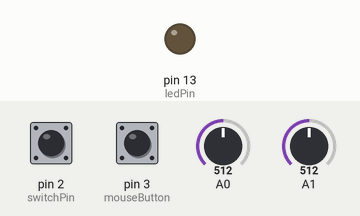
Bench run of a sketch on a simulated Arduino Leonardo, built with avr-gcc and run on an emulated ATmega32U4. Shown: output pins drawn as LEDs (lit = HIGH). The inputs (shaded band) are chosen by the test bench; at power-on: pin 2 (switchPin) HIGH, pin 3 (mouseButton) LOW, A0 = 512, A1 = 512. USB keyboard and mouse output is not drawn.

Above: at 1.2 s.
1.3 s: pin 2 (switchPin) pulled LOW for 0.15 s
At 1.9 s:
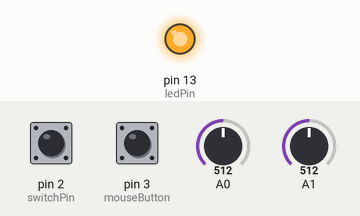
2.9 s: pin 2 (switchPin) pulled LOW for 1 s
At 4.3 s:
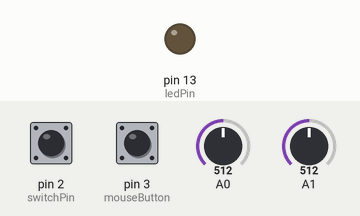
5.4 s: pin 2 (switchPin) pulled LOW for 3.2 s
At 6.4 s:
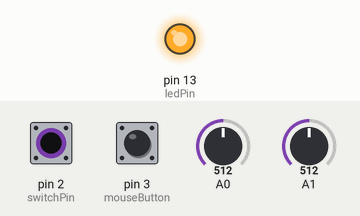
Timing chart, 0 to 8.4 s (numbered marks = the images above; inputs shaded):
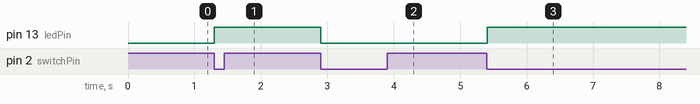

Measured:
- after the input at 1.3 s, pin 13 (ledPin): LOW → HIGH at once
- after the input at 2.9 s, pin 13 (ledPin): HIGH → LOW at once
- after the input at 5.4 s, pin 13 (ledPin): LOW → HIGH at once

The sketch:

mouse2.ino
```cpp
/*
  JoystickMouseControl

 Controls the mouse from a joystick on an Arduino Leonardo, Micro or Due.
 Uses a pushbutton to turn on and off mouse control, and
 a second pushbutton to click the left mouse button

 Hardware:
 * 2-axis joystick connected to pins A0 and A1
 * pushbuttons connected to pin D2 and D3

 The mouse movement is always relative. This sketch reads
 two analog inputs that range from 0 to 1023 (or less on either end)
 and translates them into ranges of -6 to 6.
 The sketch assumes that the joystick resting values are around the
 middle of the range, but that they vary within a threshold.

 WARNING:  When you use the Mouse.move() command, the Arduino takes
 over your mouse!  Make sure you have control before you use the command.
 This sketch includes a pushbutton to toggle the mouse control state, so
 you can turn on and off mouse control.

 created 15 Sept 2011
 updated 28 Mar 2012
 by Tom Igoe

 this code is in the public domain

 */

#include "Mouse.h"

// set pin numbers for switch, joystick axes, and LED:
const int switchPin = 2;      // switch to turn on and off mouse control
const int mouseButton = 3;    // input pin for the mouse pushButton
const int xAxis = A0;         // joystick X axis
const int yAxis = A1;         // joystick Y axis
const int ledPin = 13;         // Mouse control LED

// parameters for reading the joystick:
int range = 12;               // output range of X or Y movement
int responseDelay = 5;        // response delay of the mouse, in ms
int threshold = range / 4;    // resting threshold
int center = range / 2;       // resting position value

boolean mouseIsActive = false;    // whether or not to control the mouse
int lastSwitchState = HIGH;        // previous switch state

void setup() {
  pinMode(switchPin, INPUT_PULLUP);       // the switch pin
  pinMode(ledPin, OUTPUT);         // the LED pin
  // take control of the mouse:
  Mouse.begin();
}

void loop() {
  // read the switch:
  int switchState = digitalRead(switchPin);
  // if it's changed and it's high, toggle the mouse state:
  if (switchState != lastSwitchState) {
    if (switchState == LOW) {
      mouseIsActive = !mouseIsActive;
      // turn on LED to indicate mouse state:
      digitalWrite(ledPin, mouseIsActive);
    }
  }
  // save switch state for next comparison:
  lastSwitchState = switchState;

  // read and scale the two axes:
  int xReading = readAxis(A0);
  int yReading = readAxis(A1);

  // if the mouse control state is active, move the mouse:
  if (mouseIsActive) {
    Mouse.move(xReading, yReading, 0);
  }

  // read the mouse button and click or not click:
  // if the mouse button is pressed:
  if (digitalRead(mouseButton) == HIGH) {
    // if the mouse is not pressed, press it:
    if (!Mouse.isPressed(MOUSE_LEFT)) {
      Mouse.press(MOUSE_LEFT);
    }
  }
  // else the mouse button is not pressed:
  else {
    // if the mouse is pressed, release it:
    if (Mouse.isPressed(MOUSE_LEFT)) {
      Mouse.release(MOUSE_LEFT);
    }
  }

  delay(responseDelay);
}

/*
  reads an axis (0 or 1 for x or y) and scales the
 analog input range to a range from 0 to <range>
 */

int readAxis(int thisAxis) {
  // read the analog input:
  int reading = analogRead(thisAxis);

  // map the reading from the analog input range to the output range:
  reading = map(reading, 0, 1023, 0, range);

  // if the output reading is outside from the
  // rest position threshold,  use it:
  int distance = reading - center;

  if (abs(distance) < threshold) {
    distance = 0;
  }

  // return the distance for this axis:
  return distance;
}
```
